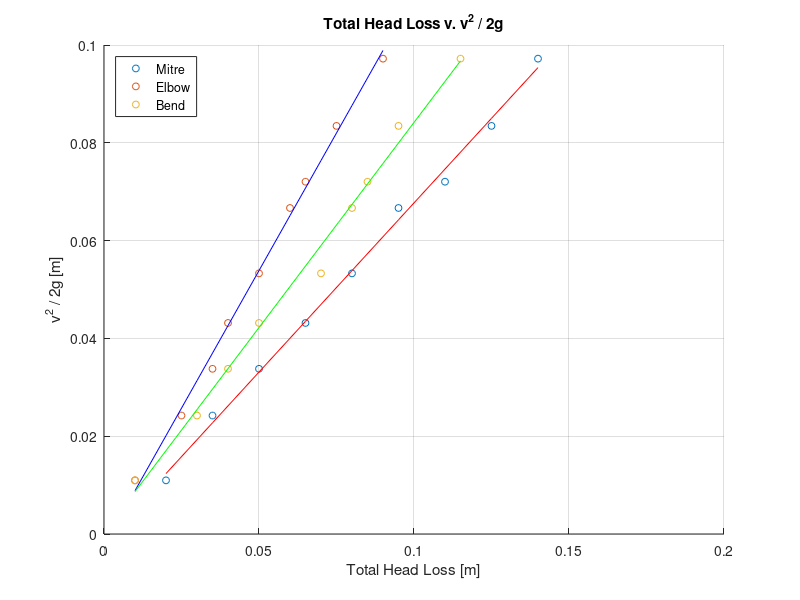
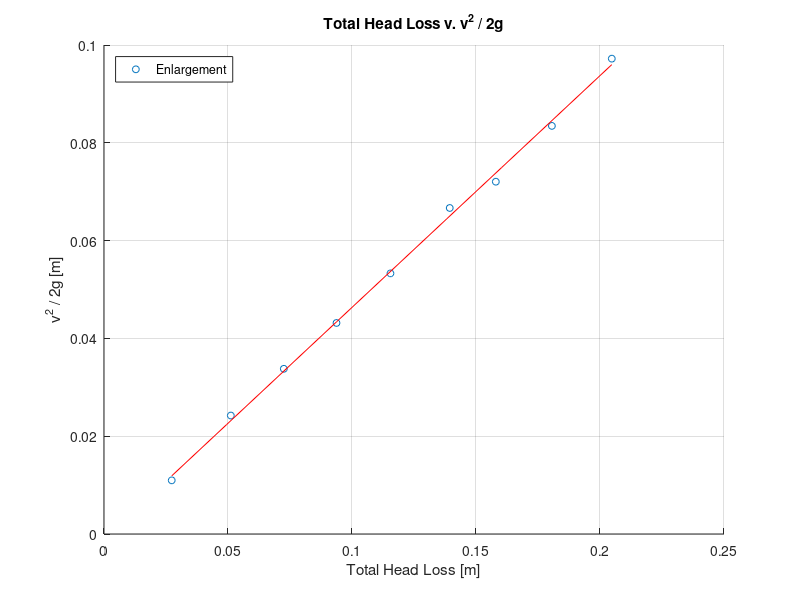
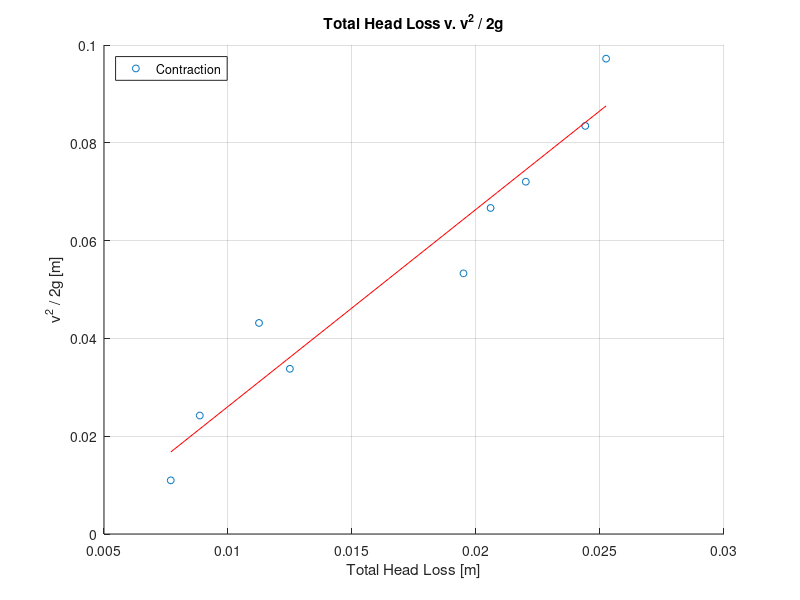
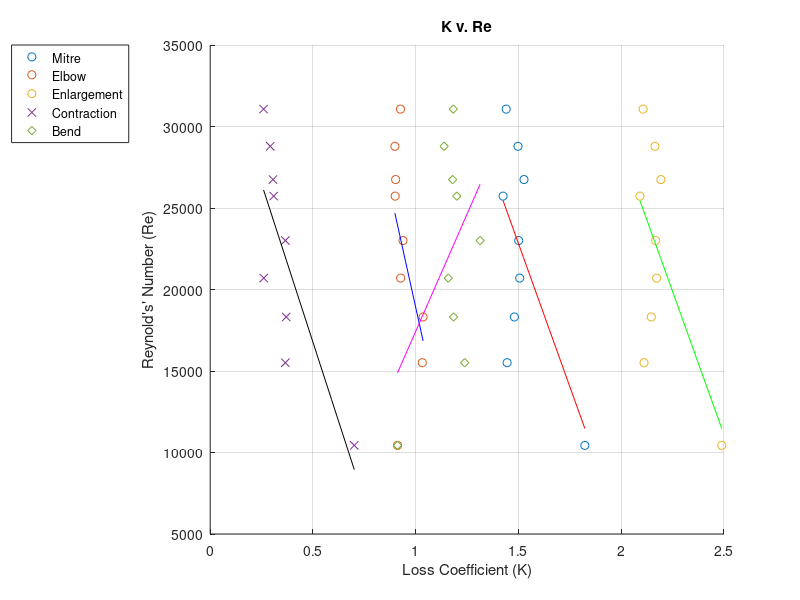

These charts were generated, in order, by the following MATLAB code:
% ------------------------------------------
% 
% AE341 Lab 6 - Wyatt Welch
%
% ------------------------------------------

% Data Gathered 

h12 = [140 125 110 95 80 65 50 35 20] / 1000;
h34 = [90  75  65  60 50 40 35 25 10] / 1000;
h56 = [35  30  26  25 20 15 15 10 5 ] / -1000;
h78 = [90  80  70  65 55 40 35 25 15] / 1000;
h90 = [115 95  85  80 70 50 40 30 10] / 1000;

V1 = [25 25 15 15 15 15 15 15 15] / 1000;
V2 = [35 35 25 25 25 25 25 25 25] / 1000;
t1 = [45.94 49.15 31.85 33.08 37.08 41.14 45.96 54.64 81.48];
t2 = [63.20 68.80 52.71 54.84 61.20 68.12 77.90 91.37 135.3];

D1 = .0225;
A1 = (D1/2)^2 * pi;
D2 = .0296;
A2 = (D2/2)^2 * pi;
Rs = .0125;
Rl = .0534;
g = 9.806;

% Calculations

Q1 = V1 ./ t1;
Q2 = V2 ./ t2;
Q = .5 .* (Q1 + Q2);

v1 = Q ./ A1;
v2 = Q ./ A2;

v12g = (v1 .^2) ./ (2 * g);
v22g = (v2 .^2) ./ (2 * g);

hL56 = h12 + v12g - v22g;
hL78 = h78 + v22g - v12g;

Re = (v1 .* D1) ./ 1e-6;
K12 = h12 ./ v12g;
K34 = h34 ./ v12g;
K56 = hL56 ./ v12g;
K78 = hL78 ./ v12g;
K90 = h90 ./ v12g;

% Best Fits

c1 = polyfit(h12,v12g,1);
xf1 = linspace(min(h12),max(h12), 9);
yf1 = polyval(c1, xf1);

c2 = polyfit(h34,v12g,1);
xf2 = linspace(min(h34),max(h34), 9);
yf2 = polyval(c2, xf2);

c3 = polyfit(h90,v12g,1);
xf3 = linspace(min(h90),max(h90), 9);
yf3 = polyval(c3, xf3);

c4 = polyfit(hL56,v12g,1);
xf4 = linspace(min(hL56),max(hL56), 9);
yf4 = polyval(c4, xf4);

c5 = polyfit(hL78,v12g,1);
xf5 = linspace(min(hL78),max(hL78), 9);
yf5 = polyval(c5, xf5);

c6 = polyfit(K12,Re,1);
xf6 = linspace(min(K12),max(K12), 9);
yf6 = polyval(c6, xf6);

c7 = polyfit(K34,Re,1);
xf7 = linspace(min(K34),max(K34), 9);
yf7 = polyval(c7, xf7);

c8 = polyfit(K56,Re,1);
xf8 = linspace(min(K56),max(K56), 9);
yf8 = polyval(c8, xf8);

c9 = polyfit(K78,Re,1);
xf9 = linspace(min(K78),max(K78), 9);
yf9 = polyval(c9, xf9);

c0 = polyfit(K90,Re,1);
xf0 = linspace(min(K90),max(K90), 9);
yf0 = polyval(c0, xf0);

% Plots

figure(1)
scatter(h12, v12g, 25, 'r*')
hold on, grid on
scatter(h34, v12g, 25, 'bo')
scatter(h90, v12g,25,'g+')
plot(xf1,yf1,"color", 'r')
plot(xf2,yf2,"color", 'b')
plot(xf3,yf3,"color", 'g')
legend('Mitre', 'Elbow', 'Bend', 'Location', "northwest")
xlabel('Total Head Loss [m]')
ylabel('v^2 / 2g [m]')
title('Total Head Loss v. v^2 / 2g')

figure(2)
scatter(hL56, v12g, 25, 'r*')
hold on, grid on
plot(xf4,yf4,"color", 'r')
legend('Enlargement', 'Location', "northwest")
xlabel('Total Head Loss [m]')
ylabel('v^2 / 2g [m]')
title('Total Head Loss v. v^2 / 2g')

figure(3)
scatter(hL78, v12g, 25, 'r*')
hold on, grid on
plot(xf5, yf5, 'color', 'r')
legend('Contraction', 'Location', "northwest")
xlabel('Total Head Loss [m]')
ylabel('v^2 / 2g [m]')
title('Total Head Loss v. v^2 / 2g')

figure(4)
scatter(K12,Re,'r*')
hold on, grid on
scatter(K34,Re,'bo')
scatter(K56,Re,"g+")
scatter(K78,Re,'black','x')
scatter(K90,Re,'magenta','d')
plot(xf6, yf6, 'color', 'r')
plot(xf7, yf7, 'color', 'b')
plot(xf8, yf8, 'color', 'g')
plot(xf9, yf9, 'color', 'black')
plot(xf0, yf0, 'color', 'magenta')
legend('Mitre', 'Elbow', 'Enlargement','Contraction', 'Bend', ...
    'Location', "northwestoutside")
xlabel('Loss Coefficient (K)')
ylabel('Reynold''s'' Number (Re)')
title("K v. Re")